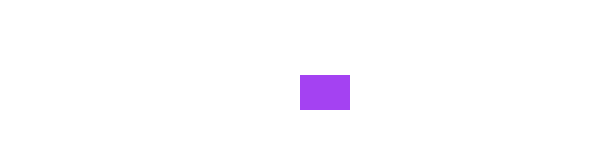
Frame 1 (no input)
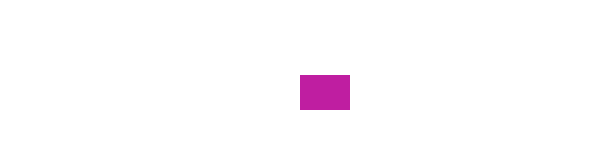
Frame 60 (the mouse pressed at the canvas centre just before this capture)
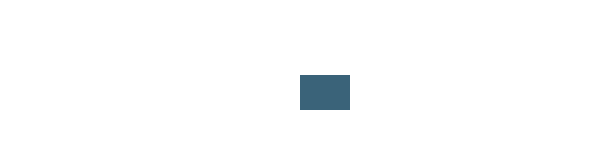
Frame 120 (the mouse held since frame 60 and released just before this capture)

The Processing sketch that drew these frames (run headless with seeded random() and noise(); from frame 60 on, the mouse is pressed at the canvas centre):

// Processing sketch: codingChallenge_functionsParameters
// ── codingChallenge_functionsParameters.pde
// functions with parameters August 2017
// with passed parameters


void setup() {
  size(600, 150);
}

void draw() {
  background(255);
  drawShape(width/2, height/2, 50, 35);
}
// ── drawShape.pde
void drawShape(float x, float y, float diamw, float diamh) {
  noStroke();
  fill(random(255), random(255), random(255));
  rect(x, y, diamw, diamh);
}
